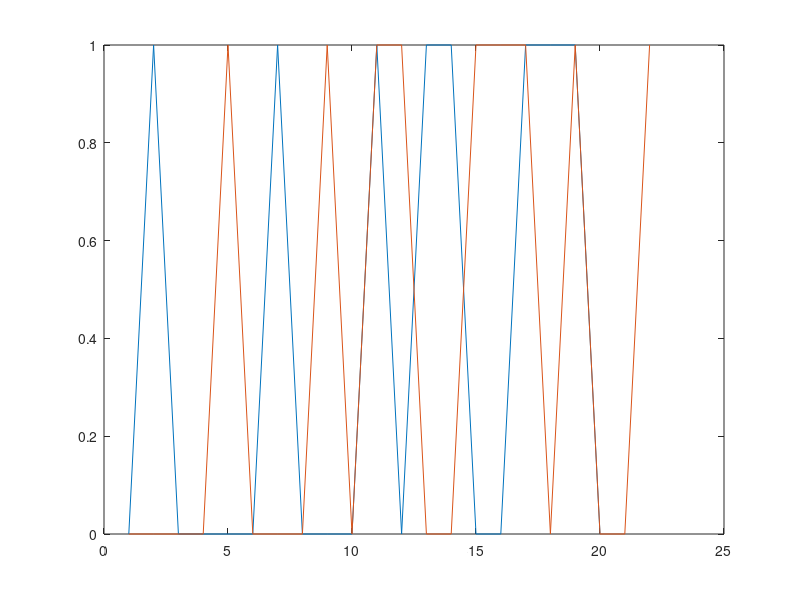
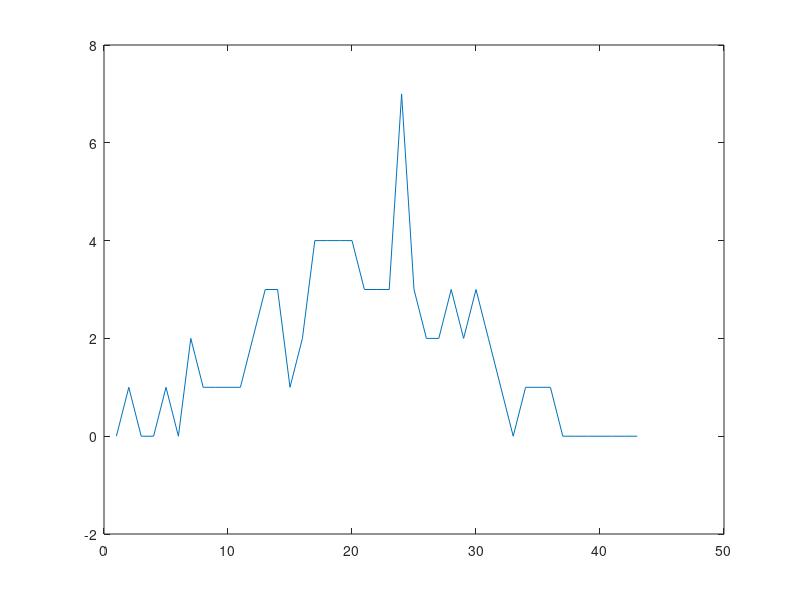

These charts were generated, in order, by the following MATLAB code: (Note: this script raises an error after producing the figures.)
clear;
raw = round(rand(1,40));
raw = [ 0 1 0 0 0 0 1 0 0 0 1 0 1 1 0 0 1 1 1 0 1 0 0 1];
x = raw(1:20);
y = raw(3:24);

figure;plot(x);hold all;plot(y);


figure;
cc = xcorr(x,y);
plot(cc);

figure;
[cA,cD] = dwt(cc,'db2');
plot(cD);